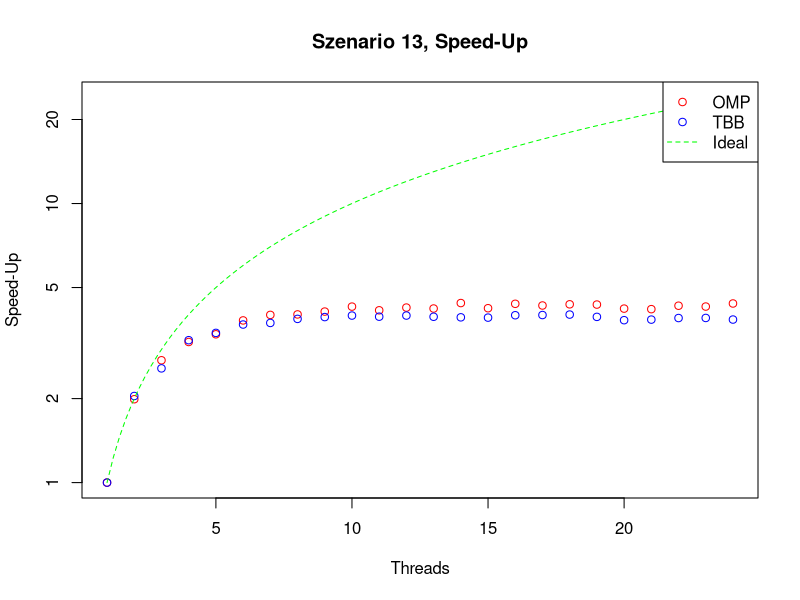

Reproduce this figure in R.
#!/usr/bin/R

library(ggplot2)

inp <- read.csv("intel-benchmark-13.csv", sep=";")

aggr <- aggregate(inp$Walltime, by=list(inp$Implementierung, inp$Threads), FUN=median)

names(aggr)[1] <- "Implementierung"
names(aggr)[2] <- "Threads"
names(aggr)[3] <- "Walltime"

omp <- aggr[aggr$Implementierung=="OMP",]
tbb <- aggr[aggr$Implementierung=="TBB",]

omp_rseq <- max(omp$Walltime)
tbb_rseq <- max(tbb$Walltime)

png("s13_speedup.png", width=1024, height=768, pointsize=24)
#pdf("s13_speedup.pdf")

plot(omp$Threads, omp_rseq/omp$Walltime, col="red", ylim=c(1, 24), xlab="Threads", ylab="Speed-Up", log="y")
points(tbb$Threads, tbb_rseq/tbb$Walltime, col="blue")

omp_ideal <- function(x) x
curve(omp_ideal, add=TRUE, col="green", lty=2)

title("Szenario 13, Speed-Up")
legend(x="topright", legend=c("OMP","TBB","Ideal"), col=c("red","blue","green"), pch=c(1,1,-1), lty=c(-1,-1,2), bg="white")
